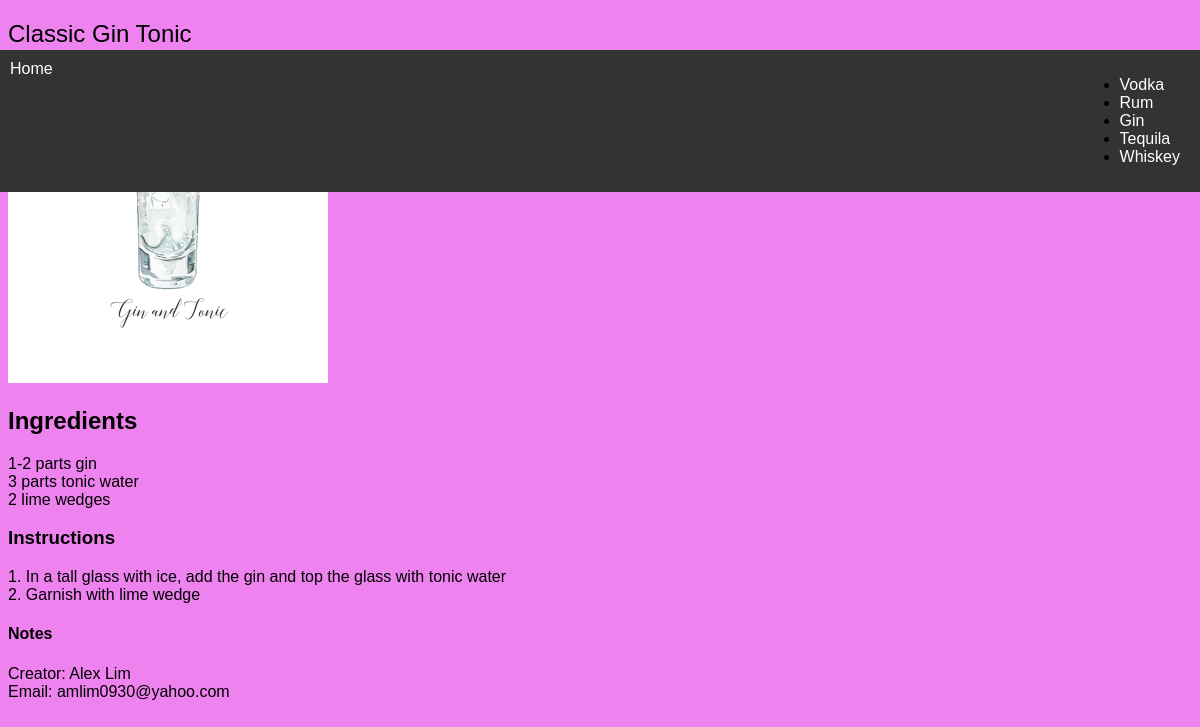
Before: /gin/gin_display/1 with the older database file.
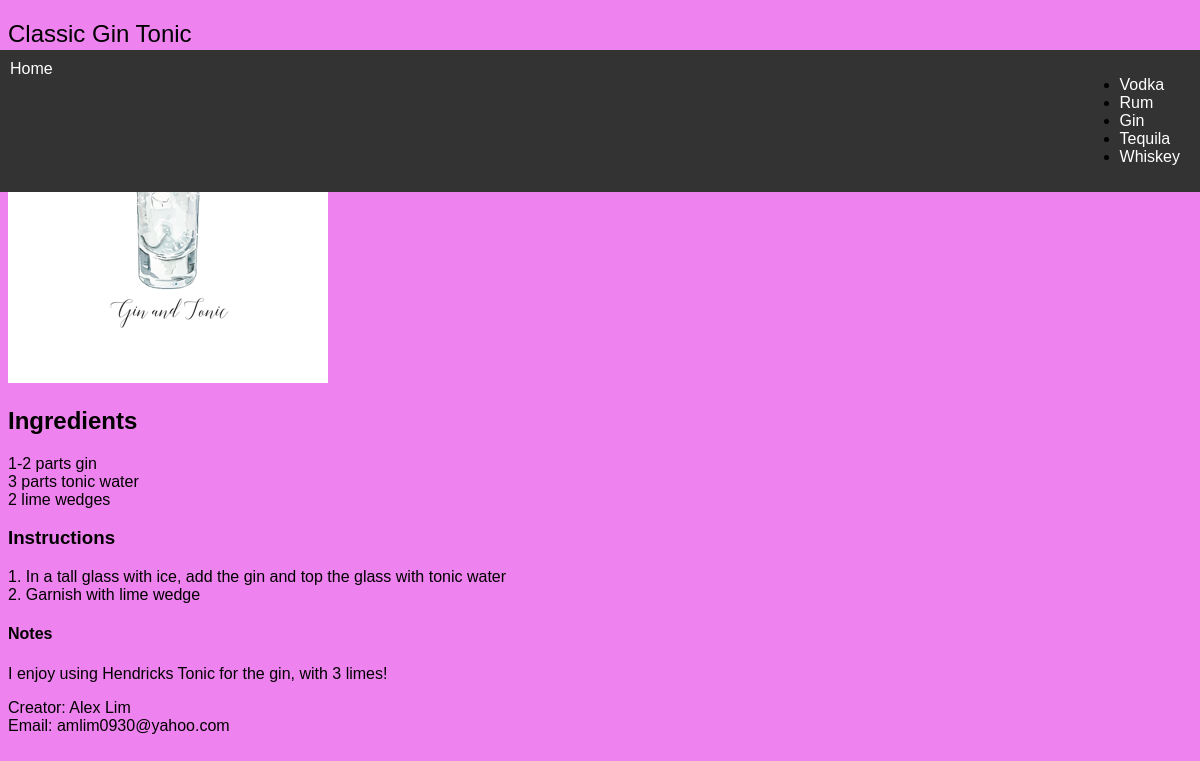
After: the same page with the newer database file.
### cocktail_book/models.py (models this page shows)
class Gin(models.Model):
    name = models.CharField(max_length=200)
    ingredients = models.TextField(max_length='1000', default='')
    instructions = models.TextField(max_length='1000', default='')
    notes = models.TextField(max_length='1000', default='')
    image = models.ImageField(upload_to='img/', default='')

### cocktail_book/views.py (the view)
# urls.py: path('gin/gin_display/<int:id>', views.gin_display, name="gin_display"),
def gin_display(request, id):
    gin_entry = Gin.objects.get(id=id)
    template = loader.get_template('gin_display.html')
    context = {
        'gin_entry': gin_entry,
    }
    return HttpResponse(template.render(context, request))

### cocktail_book/templates/gin_display.html
{% extends 'base.html' %}
{% load static %}
{% block content %}
<section>
    <h1>{{gin_entry.name}}</h1>
    <img src="cocktail_book/img/gt_small.png">
    <h2>Ingredients</h2>
        <p>{{ gin_entry.ingredients|linebreaks }}</p>
    <h3>Instructions</h3>
        <p>{{ gin_entry.instructions|linebreaks }}</p>
    <h4>Notes</h4>
        <p>{{ gin_entry.notes|linebreaks }}</p>
</section>
{% endblock %}

Changed rows visible on the page:
changed Gin "Classic Gin Tonic": notes (not shown) → "I enjoy using Hendricks Tonic for the gin, with 3 limes!"
